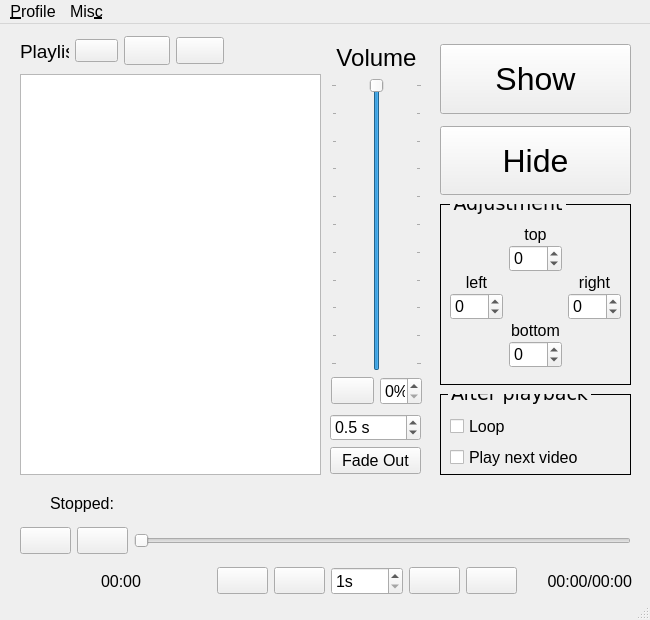
<?xml version="1.0" encoding="UTF-8"?>
<ui version="4.0">
 <class>MainWindow</class>
 <widget class="QMainWindow" name="MainWindow">
  <property name="geometry">
   <rect>
    <x>0</x>
    <y>0</y>
    <width>650</width>
    <height>620</height>
   </rect>
  </property>
  <property name="minimumSize">
   <size>
    <width>650</width>
    <height>620</height>
   </size>
  </property>
  <property name="font">
   <font>
    <pointsize>12</pointsize>
   </font>
  </property>
  <property name="windowTitle">
   <string>MainWindow</string>
  </property>
  <property name="iconSize">
   <size>
    <width>24</width>
    <height>24</height>
   </size>
  </property>
  <widget class="QWidget" name="centralwidget">
   <widget class="QListWidget" name="vidlist">
    <property name="geometry">
     <rect>
      <x>20</x>
      <y>50</y>
      <width>301</width>
      <height>401</height>
     </rect>
    </property>
    <property name="font">
     <font>
      <pointsize>12</pointsize>
     </font>
    </property>
   </widget>
   <widget class="QWidget" name="layoutWidget">
    <property name="geometry">
     <rect>
      <x>440</x>
      <y>20</y>
      <width>191</width>
      <height>151</height>
     </rect>
    </property>
    <layout class="QVBoxLayout" name="verticalLayout">
     <property name="spacing">
      <number>12</number>
     </property>
     <item>
      <widget class="QPushButton" name="output_btn_show">
       <property name="sizePolicy">
        <sizepolicy hsizetype="Minimum" vsizetype="Expanding">
         <horstretch>0</horstretch>
         <verstretch>0</verstretch>
        </sizepolicy>
       </property>
       <property name="font">
        <font>
         <pointsize>24</pointsize>
        </font>
       </property>
       <property name="text">
        <string>Show</string>
       </property>
      </widget>
     </item>
     <item>
      <widget class="QPushButton" name="output_btn_hide">
       <property name="sizePolicy">
        <sizepolicy hsizetype="Minimum" vsizetype="Expanding">
         <horstretch>0</horstretch>
         <verstretch>0</verstretch>
        </sizepolicy>
       </property>
       <property name="font">
        <font>
         <pointsize>24</pointsize>
        </font>
       </property>
       <property name="text">
        <string>Hide</string>
       </property>
      </widget>
     </item>
    </layout>
   </widget>
   <widget class="QGroupBox" name="groupBox">
    <property name="geometry">
     <rect>
      <x>440</x>
      <y>180</y>
      <width>191</width>
      <height>181</height>
     </rect>
    </property>
    <property name="font">
     <font>
      <family>Verdana</family>
      <pointsize>14</pointsize>
     </font>
    </property>
    <property name="styleSheet">
     <string notr="true">QGroupBox{
border:1px solid black;
margin-top: 0.5em;
}
QGroupBox::title{
top: -12px;
left: 10px;
}</string>
    </property>
    <property name="title">
     <string>Adjustment</string>
    </property>
    <widget class="QWidget" name="layoutWidget">
     <property name="geometry">
      <rect>
       <x>10</x>
       <y>20</y>
       <width>171</width>
       <height>151</height>
      </rect>
     </property>
     <layout class="QGridLayout" name="gridLayout">
      <property name="verticalSpacing">
       <number>0</number>
      </property>
      <item row="2" column="2">
       <widget class="QLabel" name="label_3">
        <property name="sizePolicy">
         <sizepolicy hsizetype="Preferred" vsizetype="Fixed">
          <horstretch>0</horstretch>
          <verstretch>0</verstretch>
         </sizepolicy>
        </property>
        <property name="font">
         <font>
          <pointsize>12</pointsize>
         </font>
        </property>
        <property name="text">
         <string>right</string>
        </property>
        <property name="alignment">
         <set>Qt::AlignCenter</set>
        </property>
       </widget>
      </item>
      <item row="3" column="0">
       <widget class="QSpinBox" name="outputadj_sb_left">
        <property name="font">
         <font>
          <pointsize>12</pointsize>
         </font>
        </property>
        <property name="minimum">
         <number>-9999</number>
        </property>
        <property name="maximum">
         <number>9999</number>
        </property>
       </widget>
      </item>
      <item row="5" column="1">
       <widget class="QSpinBox" name="outputadj_sb_bottom">
        <property name="font">
         <font>
          <pointsize>12</pointsize>
         </font>
        </property>
        <property name="minimum">
         <number>-9999</number>
        </property>
        <property name="maximum">
         <number>9999</number>
        </property>
       </widget>
      </item>
      <item row="0" column="1">
       <widget class="QLabel" name="label_4">
        <property name="sizePolicy">
         <sizepolicy hsizetype="Preferred" vsizetype="Fixed">
          <horstretch>0</horstretch>
          <verstretch>0</verstretch>
         </sizepolicy>
        </property>
        <property name="font">
         <font>
          <pointsize>12</pointsize>
         </font>
        </property>
        <property name="text">
         <string>top</string>
        </property>
        <property name="alignment">
         <set>Qt::AlignCenter</set>
        </property>
       </widget>
      </item>
      <item row="4" column="1">
       <widget class="QLabel" name="label_5">
        <property name="sizePolicy">
         <sizepolicy hsizetype="Preferred" vsizetype="Fixed">
          <horstretch>0</horstretch>
          <verstretch>0</verstretch>
         </sizepolicy>
        </property>
        <property name="font">
         <font>
          <pointsize>12</pointsize>
         </font>
        </property>
        <property name="text">
         <string>bottom</string>
        </property>
        <property name="alignment">
         <set>Qt::AlignCenter</set>
        </property>
       </widget>
      </item>
      <item row="2" column="0">
       <widget class="QLabel" name="label_2">
        <property name="sizePolicy">
         <sizepolicy hsizetype="Preferred" vsizetype="Fixed">
          <horstretch>0</horstretch>
          <verstretch>0</verstretch>
         </sizepolicy>
        </property>
        <property name="font">
         <font>
          <pointsize>12</pointsize>
         </font>
        </property>
        <property name="text">
         <string>left</string>
        </property>
        <property name="alignment">
         <set>Qt::AlignCenter</set>
        </property>
       </widget>
      </item>
      <item row="1" column="1">
       <widget class="QSpinBox" name="outputadj_sb_top">
        <property name="font">
         <font>
          <pointsize>12</pointsize>
         </font>
        </property>
        <property name="minimum">
         <number>-9999</number>
        </property>
        <property name="maximum">
         <number>9999</number>
        </property>
       </widget>
      </item>
      <item row="3" column="2">
       <widget class="QSpinBox" name="outputadj_sb_right">
        <property name="font">
         <font>
          <pointsize>12</pointsize>
         </font>
        </property>
        <property name="minimum">
         <number>-9999</number>
        </property>
        <property name="maximum">
         <number>9999</number>
        </property>
       </widget>
      </item>
     </layout>
    </widget>
   </widget>
   <widget class="QWidget" name="layoutWidget">
    <property name="geometry">
     <rect>
      <x>20</x>
      <y>500</y>
      <width>611</width>
      <height>34</height>
     </rect>
    </property>
    <layout class="QHBoxLayout" name="horizontalLayout_4">
     <item>
      <widget class="QPushButton" name="video_btn_play">
       <property name="text">
        <string/>
       </property>
       <property name="icon">
        <iconset>
         <normaloff>icons/play.png</normaloff>icons/play.png</iconset>
       </property>
       <property name="iconSize">
        <size>
         <width>24</width>
         <height>24</height>
        </size>
       </property>
      </widget>
     </item>
     <item>
      <widget class="QPushButton" name="video_btn_stop">
       <property name="text">
        <string/>
       </property>
       <property name="icon">
        <iconset>
         <normaloff>icons/stop.png</normaloff>icons/stop.png</iconset>
       </property>
       <property name="iconSize">
        <size>
         <width>24</width>
         <height>24</height>
        </size>
       </property>
      </widget>
     </item>
     <item>
      <widget class="QSlider" name="video_hsld">
       <property name="sizePolicy">
        <sizepolicy hsizetype="Expanding" vsizetype="Expanding">
         <horstretch>0</horstretch>
         <verstretch>0</verstretch>
        </sizepolicy>
       </property>
       <property name="maximum">
        <number>0</number>
       </property>
       <property name="orientation">
        <enum>Qt::Horizontal</enum>
       </property>
      </widget>
     </item>
    </layout>
   </widget>
   <widget class="QGroupBox" name="groupBox_2">
    <property name="geometry">
     <rect>
      <x>440</x>
      <y>370</y>
      <width>191</width>
      <height>81</height>
     </rect>
    </property>
    <property name="font">
     <font>
      <family>Verdana</family>
      <pointsize>14</pointsize>
     </font>
    </property>
    <property name="styleSheet">
     <string notr="true">QGroupBox{
border:1px solid black;
margin-top: 0.5em;

}
QGroupBox::title{
top: -12px;
left: 8px;
}</string>
    </property>
    <property name="title">
     <string>After playback</string>
    </property>
    <widget class="QWidget" name="layoutWidget">
     <property name="geometry">
      <rect>
       <x>10</x>
       <y>20</y>
       <width>171</width>
       <height>56</height>
      </rect>
     </property>
     <layout class="QVBoxLayout" name="verticalLayout_2">
      <item>
       <widget class="QCheckBox" name="playback_cb_loop">
        <property name="font">
         <font>
          <pointsize>12</pointsize>
         </font>
        </property>
        <property name="text">
         <string>Loop</string>
        </property>
       </widget>
      </item>
      <item>
       <widget class="QCheckBox" name="playback_cb_next">
        <property name="font">
         <font>
          <pointsize>12</pointsize>
         </font>
        </property>
        <property name="text">
         <string>Play next video</string>
        </property>
       </widget>
      </item>
     </layout>
    </widget>
   </widget>
   <widget class="QWidget" name="layoutWidget">
    <property name="geometry">
     <rect>
      <x>20</x>
      <y>10</y>
      <width>204</width>
      <height>34</height>
     </rect>
    </property>
    <layout class="QHBoxLayout" name="horizontalLayout">
     <item>
      <widget class="QLabel" name="vidlist_lbl">
       <property name="font">
        <font>
         <pointsize>14</pointsize>
        </font>
       </property>
       <property name="text">
        <string>Playlist</string>
       </property>
      </widget>
     </item>
     <item>
      <widget class="QPushButton" name="vidlist_btn_add">
       <property name="font">
        <font>
         <pointsize>10</pointsize>
         <weight>50</weight>
         <italic>false</italic>
         <bold>false</bold>
         <underline>false</underline>
        </font>
       </property>
       <property name="layoutDirection">
        <enum>Qt::LeftToRight</enum>
       </property>
       <property name="text">
        <string/>
       </property>
       <property name="icon">
        <iconset>
         <normaloff>icons/plus.png</normaloff>icons/plus.png</iconset>
       </property>
       <property name="iconSize">
        <size>
         <width>24</width>
         <height>24</height>
        </size>
       </property>
      </widget>
     </item>
     <item>
      <widget class="QPushButton" name="vidlist_btn_delete">
       <property name="font">
        <font>
         <family>Comic Sans MS</family>
        </font>
       </property>
       <property name="text">
        <string/>
       </property>
       <property name="icon">
        <iconset>
         <normaloff>icons/minus.png</normaloff>icons/minus.png</iconset>
       </property>
       <property name="iconSize">
        <size>
         <width>24</width>
         <height>24</height>
        </size>
       </property>
      </widget>
     </item>
     <item>
      <widget class="QPushButton" name="vidlist_btn_select">
       <property name="text">
        <string/>
       </property>
       <property name="icon">
        <iconset>
         <normaloff>icons/play.png</normaloff>icons/play.png</iconset>
       </property>
       <property name="iconSize">
        <size>
         <width>24</width>
         <height>24</height>
        </size>
       </property>
      </widget>
     </item>
    </layout>
   </widget>
   <widget class="QWidget" name="layoutWidget">
    <property name="geometry">
     <rect>
      <x>331</x>
      <y>20</y>
      <width>91</width>
      <height>361</height>
     </rect>
    </property>
    <layout class="QVBoxLayout" name="verticalLayout_3">
     <item>
      <widget class="QLabel" name="label">
       <property name="sizePolicy">
        <sizepolicy hsizetype="Expanding" vsizetype="Maximum">
         <horstretch>0</horstretch>
         <verstretch>0</verstretch>
        </sizepolicy>
       </property>
       <property name="font">
        <font>
         <pointsize>18</pointsize>
        </font>
       </property>
       <property name="text">
        <string>Volume</string>
       </property>
       <property name="scaledContents">
        <bool>false</bool>
       </property>
       <property name="alignment">
        <set>Qt::AlignCenter</set>
       </property>
      </widget>
     </item>
     <item>
      <widget class="QSlider" name="audio_sldr_volume">
       <property name="sizePolicy">
        <sizepolicy hsizetype="Expanding" vsizetype="Expanding">
         <horstretch>0</horstretch>
         <verstretch>0</verstretch>
        </sizepolicy>
       </property>
       <property name="maximum">
        <number>100</number>
       </property>
       <property name="value">
        <number>100</number>
       </property>
       <property name="orientation">
        <enum>Qt::Vertical</enum>
       </property>
       <property name="tickPosition">
        <enum>QSlider::TicksBothSides</enum>
       </property>
       <property name="tickInterval">
        <number>10</number>
       </property>
      </widget>
     </item>
     <item>
      <layout class="QHBoxLayout" name="horizontalLayout_2">
       <item>
        <widget class="QPushButton" name="audio_btn_mute">
         <property name="sizePolicy">
          <sizepolicy hsizetype="Fixed" vsizetype="Fixed">
           <horstretch>0</horstretch>
           <verstretch>0</verstretch>
          </sizepolicy>
         </property>
         <property name="toolTip">
          <string>mute/unmute</string>
         </property>
         <property name="text">
          <string/>
         </property>
         <property name="icon">
          <iconset>
           <normaloff>icons/audio.png</normaloff>icons/audio.png</iconset>
         </property>
         <property name="iconSize">
          <size>
           <width>20</width>
           <height>20</height>
          </size>
         </property>
        </widget>
       </item>
       <item>
        <widget class="QSpinBox" name="audio_sb_volume">
         <property name="suffix">
          <string>%</string>
         </property>
         <property name="maximum">
          <number>100</number>
         </property>
        </widget>
       </item>
      </layout>
     </item>
    </layout>
   </widget>
   <widget class="QWidget" name="layoutWidget">
    <property name="geometry">
     <rect>
      <x>330</x>
      <y>390</y>
      <width>91</width>
      <height>60</height>
     </rect>
    </property>
    <layout class="QVBoxLayout" name="verticalLayout_4">
     <item>
      <widget class="QDoubleSpinBox" name="audio_sb_fadeout">
       <property name="suffix">
        <string> s</string>
       </property>
       <property name="decimals">
        <number>1</number>
       </property>
       <property name="singleStep">
        <double>0.100000000000000</double>
       </property>
       <property name="value">
        <double>0.500000000000000</double>
       </property>
      </widget>
     </item>
     <item>
      <widget class="QPushButton" name="audio_btn_fadeout">
       <property name="text">
        <string>Fade Out</string>
       </property>
      </widget>
     </item>
    </layout>
   </widget>
   <widget class="QWidget" name="verticalLayoutWidget">
    <property name="geometry">
     <rect>
      <x>120</x>
      <y>460</y>
      <width>511</width>
      <height>41</height>
     </rect>
    </property>
    <layout class="QVBoxLayout" name="verticalLayout_5">
     <item>
      <widget class="QLabel" name="video_lbl_current_video">
       <property name="sizePolicy">
        <sizepolicy hsizetype="Expanding" vsizetype="Preferred">
         <horstretch>0</horstretch>
         <verstretch>0</verstretch>
        </sizepolicy>
       </property>
       <property name="font">
        <font>
         <family>Verdana</family>
         <weight>75</weight>
         <italic>false</italic>
         <bold>true</bold>
        </font>
       </property>
       <property name="text">
        <string/>
       </property>
      </widget>
     </item>
    </layout>
   </widget>
   <widget class="QLabel" name="video_lbl_play_state">
    <property name="geometry">
     <rect>
      <x>21</x>
      <y>469</y>
      <width>93</width>
      <height>21</height>
     </rect>
    </property>
    <property name="sizePolicy">
     <sizepolicy hsizetype="Preferred" vsizetype="Preferred">
      <horstretch>0</horstretch>
      <verstretch>0</verstretch>
     </sizepolicy>
    </property>
    <property name="minimumSize">
     <size>
      <width>0</width>
      <height>0</height>
     </size>
    </property>
    <property name="text">
     <string>Stopped:</string>
    </property>
    <property name="alignment">
     <set>Qt::AlignRight|Qt::AlignTrailing|Qt::AlignVCenter</set>
    </property>
   </widget>
   <widget class="QWidget" name="">
    <property name="geometry">
     <rect>
      <x>101</x>
      <y>540</y>
      <width>531</width>
      <height>34</height>
     </rect>
    </property>
    <layout class="QHBoxLayout" name="horizontalLayout_3">
     <item>
      <widget class="QLabel" name="video_lbl_current_time">
       <property name="text">
        <string>00:00</string>
       </property>
      </widget>
     </item>
     <item>
      <widget class="QPushButton" name="video_btn_prev">
       <property name="sizePolicy">
        <sizepolicy hsizetype="Fixed" vsizetype="Fixed">
         <horstretch>0</horstretch>
         <verstretch>0</verstretch>
        </sizepolicy>
       </property>
       <property name="text">
        <string/>
       </property>
       <property name="icon">
        <iconset>
         <normaloff>icons/previous.png</normaloff>icons/previous.png</iconset>
       </property>
       <property name="iconSize">
        <size>
         <width>24</width>
         <height>24</height>
        </size>
       </property>
      </widget>
     </item>
     <item>
      <widget class="QPushButton" name="video_btn_backward">
       <property name="sizePolicy">
        <sizepolicy hsizetype="Fixed" vsizetype="Fixed">
         <horstretch>0</horstretch>
         <verstretch>0</verstretch>
        </sizepolicy>
       </property>
       <property name="text">
        <string/>
       </property>
       <property name="icon">
        <iconset>
         <normaloff>icons/arrow-curved-left.png</normaloff>icons/arrow-curved-left.png</iconset>
       </property>
       <property name="iconSize">
        <size>
         <width>24</width>
         <height>24</height>
        </size>
       </property>
      </widget>
     </item>
     <item>
      <widget class="QSpinBox" name="video_sb_step">
       <property name="sizePolicy">
        <sizepolicy hsizetype="Fixed" vsizetype="Fixed">
         <horstretch>0</horstretch>
         <verstretch>0</verstretch>
        </sizepolicy>
       </property>
       <property name="suffix">
        <string>s</string>
       </property>
       <property name="minimum">
        <number>1</number>
       </property>
       <property name="maximum">
        <number>3600</number>
       </property>
      </widget>
     </item>
     <item>
      <widget class="QPushButton" name="video_btn_forward">
       <property name="sizePolicy">
        <sizepolicy hsizetype="Fixed" vsizetype="Fixed">
         <horstretch>0</horstretch>
         <verstretch>0</verstretch>
        </sizepolicy>
       </property>
       <property name="text">
        <string/>
       </property>
       <property name="icon">
        <iconset>
         <normaloff>icons/arrow-curved-right.png</normaloff>icons/arrow-curved-right.png</iconset>
       </property>
       <property name="iconSize">
        <size>
         <width>24</width>
         <height>24</height>
        </size>
       </property>
      </widget>
     </item>
     <item>
      <widget class="QPushButton" name="video_btn_next">
       <property name="sizePolicy">
        <sizepolicy hsizetype="Fixed" vsizetype="Fixed">
         <horstretch>0</horstretch>
         <verstretch>0</verstretch>
        </sizepolicy>
       </property>
       <property name="text">
        <string/>
       </property>
       <property name="icon">
        <iconset>
         <normaloff>icons/next.png</normaloff>icons/next.png</iconset>
       </property>
       <property name="iconSize">
        <size>
         <width>24</width>
         <height>24</height>
        </size>
       </property>
      </widget>
     </item>
     <item>
      <widget class="QLabel" name="video_lbl_length">
       <property name="text">
        <string>00:00/00:00</string>
       </property>
       <property name="alignment">
        <set>Qt::AlignRight|Qt::AlignTrailing|Qt::AlignVCenter</set>
       </property>
      </widget>
     </item>
    </layout>
   </widget>
  </widget>
  <widget class="QMenuBar" name="menubar">
   <property name="geometry">
    <rect>
     <x>0</x>
     <y>0</y>
     <width>650</width>
     <height>22</height>
    </rect>
   </property>
   <widget class="QMenu" name="menuProfile">
    <property name="title">
     <string>&amp;Profile</string>
    </property>
    <widget class="QMenu" name="menuSwitch_Profile">
     <property name="title">
      <string>Switch &amp;Profile</string>
     </property>
    </widget>
    <addaction name="menuSwitch_Profile"/>
    <addaction name="actionManage_Profile"/>
   </widget>
   <widget class="QMenu" name="menuMisc">
    <property name="title">
     <string>Mis&amp;c</string>
    </property>
    <addaction name="actionShow_Setting_Folder"/>
   </widget>
   <addaction name="menuProfile"/>
   <addaction name="menuMisc"/>
  </widget>
  <widget class="QStatusBar" name="statusbar"/>
  <action name="actionSwitch_Profile">
   <property name="text">
    <string>Switch Profile</string>
   </property>
  </action>
  <action name="actionManage_Profile">
   <property name="text">
    <string>&amp;Manage Profile</string>
   </property>
  </action>
  <action name="action123_2">
   <property name="text">
    <string>123</string>
   </property>
  </action>
  <action name="actionShow_Setting_Folder">
   <property name="text">
    <string>Show Setting &amp;File</string>
   </property>
  </action>
 </widget>
 <resources/>
 <connections/>
</ui>
